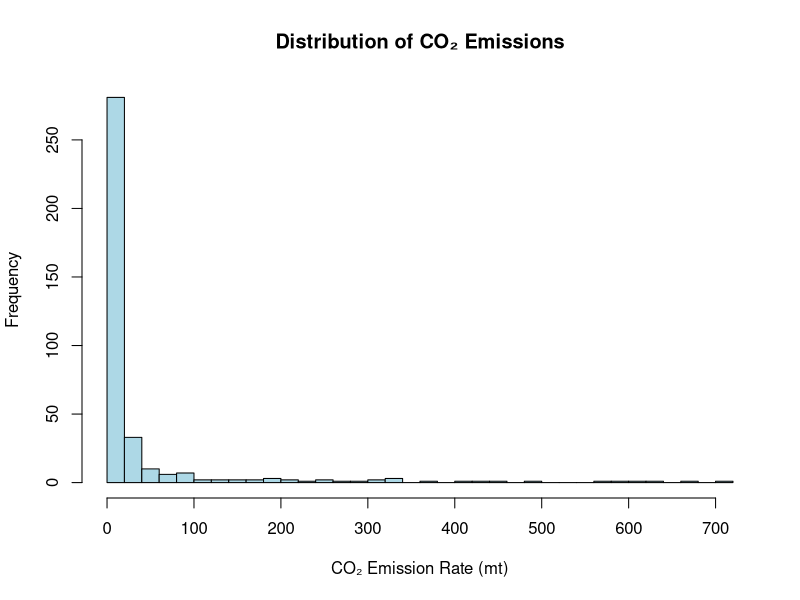
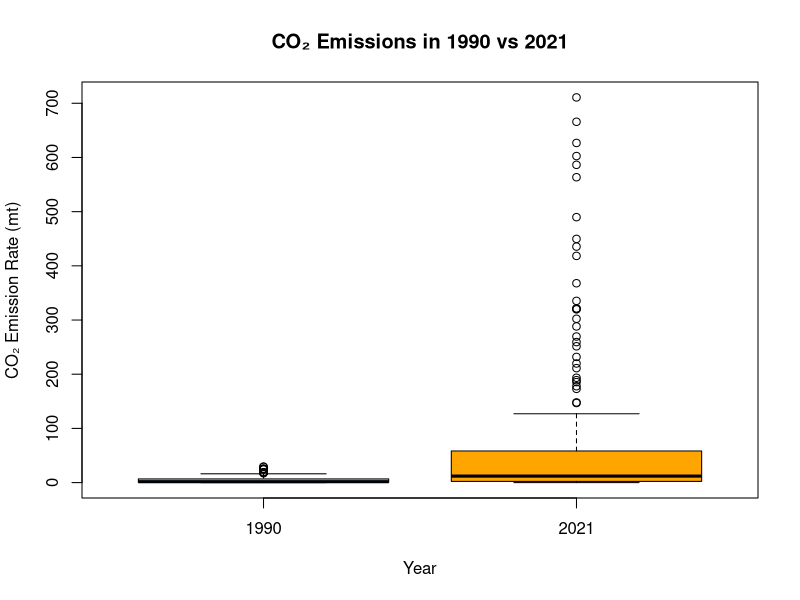

The R source for these figures, in order:

# Load dataset
df <- read.csv("tidy_format_co2_emission_dataset.csv")

# Check the structure
str(df)

# Convert CO₂ emissions column into numeric (important!)
df$CO2EmissionRate..mt. <- as.numeric(df$CO2EmissionRate..mt.)


# Count how many countries exist in each year
table(df$Year)

# Filter the two years we want
df1990 <- df[df$Year == 1990, ]
df2021 <- df[df$Year == 2021, ]

# Show how many rows we have (to justify sample size)
nrow(df1990)
nrow(df2021)

# Create two groups (1990 vs 2021)

df1990$Group <- "1990"
df2021$Group <- "2021"
combined <- rbind(df1990, df2021)


# Histogram → helps justify use of t-test vs nonparametric test
hist(combined$CO2EmissionRate..mt.,
     breaks = 30,
     main = "Distribution of CO₂ Emissions",
     xlab = "CO₂ Emission Rate (mt)",
     col = "lightblue")


# Boxplot → visual comparison of the two years

boxplot(CO2EmissionRate..mt. ~ Group,
        data = combined,
        col = c("skyblue", "orange"),
        main = "CO₂ Emissions in 1990 vs 2021",
        xlab = "Year",
        ylab = "CO₂ Emission Rate (mt)")


# First, try the t-test
t.test(CO2EmissionRate..mt. ~ Group, data = combined)

# If histogram shows data is NOT normal, use non-parametric test:
wilcox.test(CO2EmissionRate..mt. ~ Group, data = combined)

